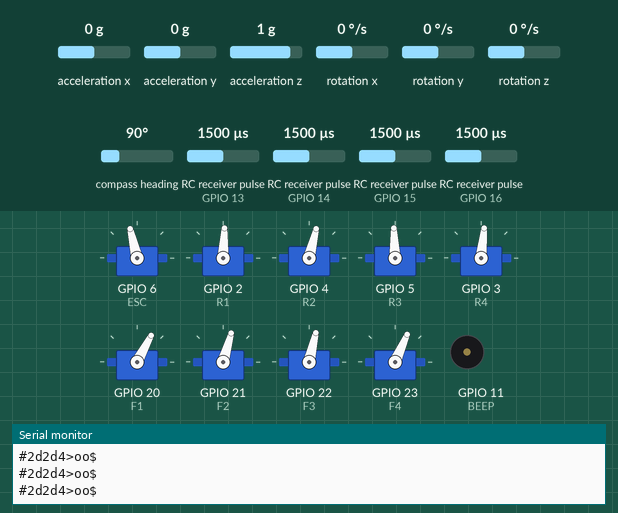
This sketch was run on a simulated ESP32-S3. Shown: 9 × servo, buzzer (waves = sounding, pin HIGH), the last lines printed to the serial monitor. Wiring (inferred from the names in the program): 4 × RC receiver channel: data GPIO 13 / data GPIO 14 / data GPIO 15 / data GPIO 16. Inputs (shaded band) come from the test bench; at power-on: acceleration x 0 g, acceleration y 0 g, RC receiver pulse (sensors on GPIO 15, GPIO 13, GPIO 14, GPIO 16) 1500 µs, acceleration z 1 g, rotation x 0 °/s, rotation y 0 °/s, rotation z 0 °/s, compass heading 90°.

Above: at 1.3 s.
1.4 s: acceleration x set to -1.4 g
At 2.6 s:
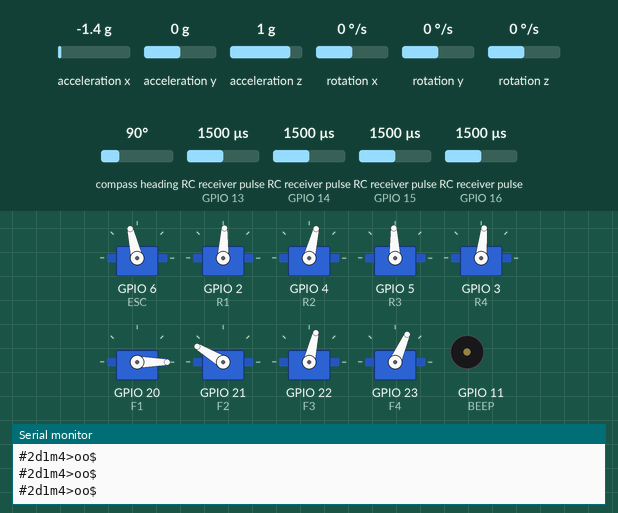
2.9 s: acceleration y set to -1.4 g
At 3.8 s:
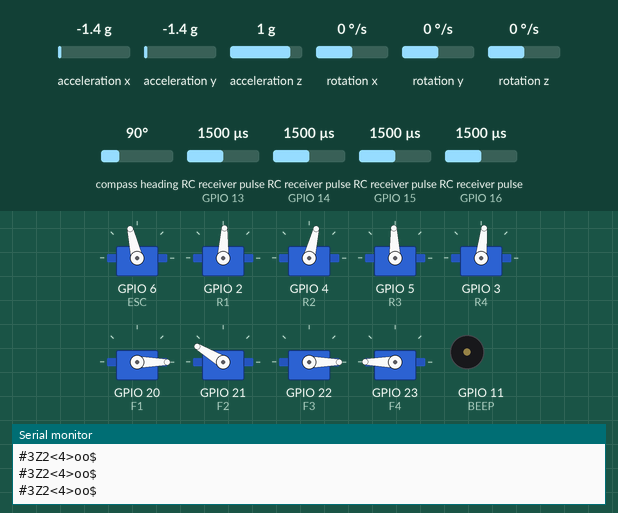
4.4 s: RC receiver pulse (sensor on GPIO 15) set to 1020 µs
At 4.9 s:
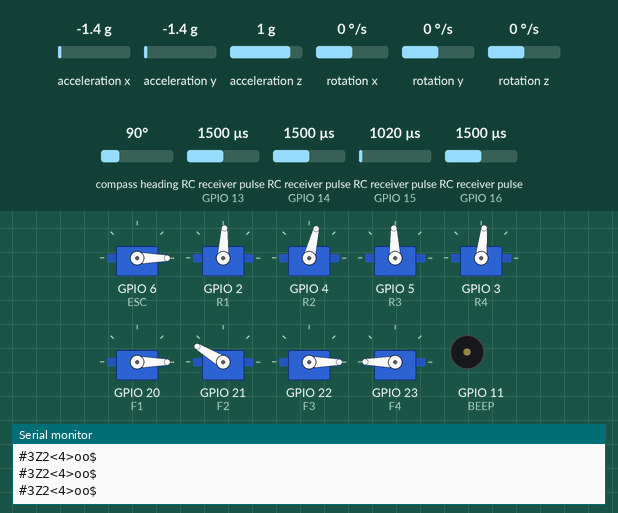
5.9 s: acceleration x set to 0 g
At 7.1 s:
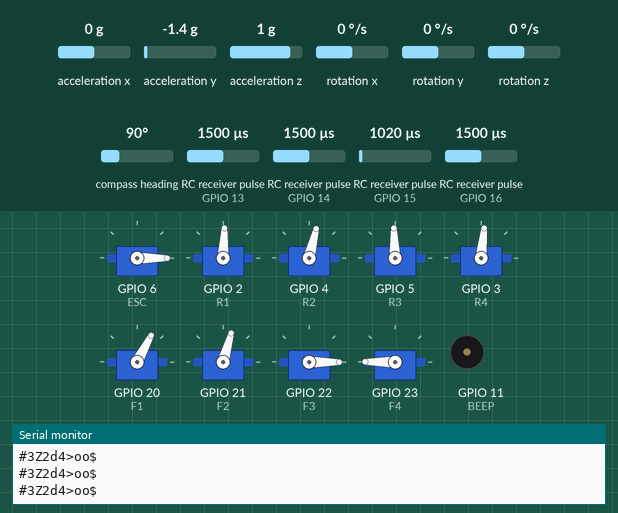
7.4 s: acceleration y set to 0.8 g
At 8.0 s:
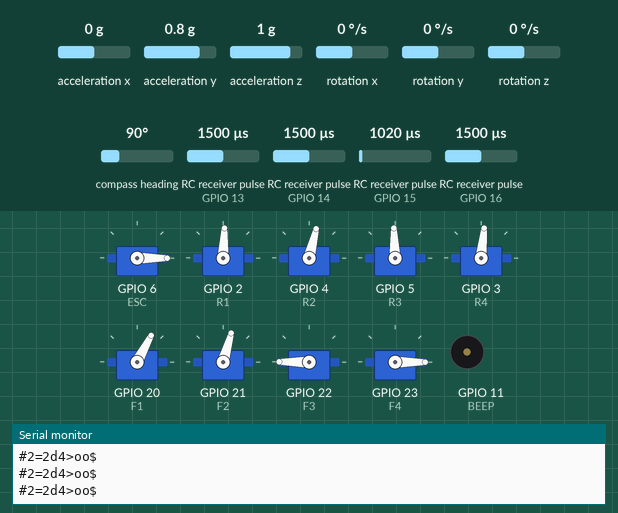
8.9 s: RC receiver pulse (sensor on GPIO 15) set to 1250 µs
At 9.6 s:
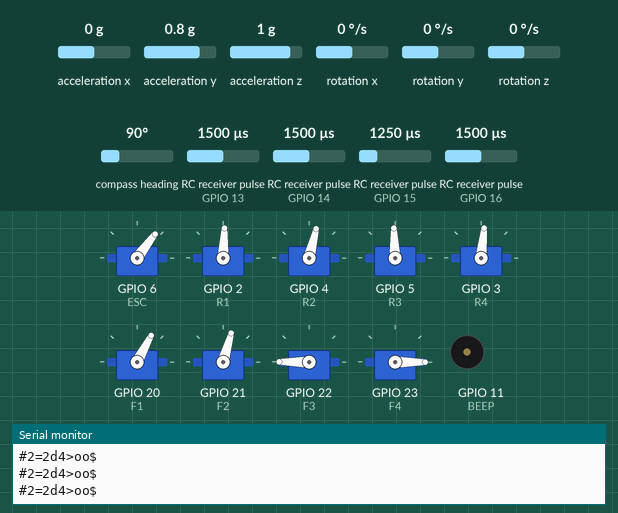
Timing chart, 0 to 11.4 s (numbered marks = the images above; inputs shaded):
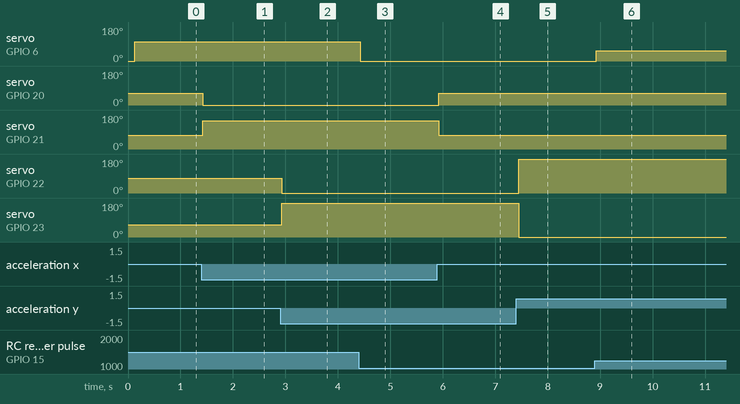

Measured:
- after the input at 1.4 s, servo on GPIO 20 (F1): 62° → 0° at once; servo on GPIO 21 (F2): 74° → 149° at once
- after the input at 2.9 s, servo on GPIO 22 (F3): 77° → 0° at once; servo on GPIO 23 (F4): 66° → 180° at once
- after the input at 4.4 s, servo on GPIO 6 (ESC): 103° → 0° at once
- after the input at 5.9 s, servo on GPIO 20 (F1): 0° → 62° at once; servo on GPIO 21 (F2): 149° → 74° at once
- after the input at 7.4 s, servo on GPIO 22 (F3): 0° → 180° after 0.05 s; servo on GPIO 23 (F4): 180° → 0° after 0.05 s
- after the input at 8.9 s, servo on GPIO 6 (ESC): 0° → 53° at once

The sketch:

Flight_Computer.ino
```cpp
#include<Servo.h>

#include <Wire.h>
#include <Adafruit_Sensor.h>
#include <Adafruit_BNO055.h>
#include <utility/imumaths.h>

#define BNO055_SAMPLERATE_DELAY_MS (10)

#define BEEP 11
#define HWS Serial
// ************** CDH
String s1, s2, s3, s4;
char Str1[3] = "X";
char Str2[3] = "Y";
char Str3[3] = "Z";
char Str4[3] = "B";
int Buttons; //Digital Buttons
int x = 4095;
int y = 4095;
int z = 4095;
int btn = 0;
int la = 4095;
int lo = 4095;
int al = 4095;

int X, Y, Z; //Analog
boolean buttons[10];
boolean flag = 0;
//****************

Adafruit_BNO055 bno = Adafruit_BNO055(55);

boolean state;

Servo F1, F2, F3, F4, R1, R2, R3, R4, ESC;

short rcPin[] = {13, 14, 15, 16};

void setup()
{
  Serial.begin(115200);

  ESC.attach(6, 900, 2200);
  ESC.writeMicroseconds(900);
  R1.attach(2, 750, 2200); //1450
  R2.attach(4, 750, 2200); //1360
  R3.attach(5, 750, 2200); //1490
  R4.attach(3, 750, 2200); //1430 -550 to + 550
  F1.attach(20, 750, 2200);
  F2.attach(21, 750, 2200);
  F3.attach(22, 750, 2200);
  F4.attach(23, 750, 2200);

  R1.writeMicroseconds(1450);
  R2.writeMicroseconds(1360);
  R3.writeMicroseconds(1490);
  R4.writeMicroseconds(1430);

  F1.writeMicroseconds(1250); //1250
  F2.writeMicroseconds(1350); //1350
  F3.writeMicroseconds(1370); //1350
  F4.writeMicroseconds(1280); //1280
  delay(100);

  pinMode(13, INPUT);
  pinMode(14, INPUT);
  pinMode(15, INPUT);
  pinMode(16, INPUT);

  pinMode(BEEP, OUTPUT);
  /* Initialise the sensor */
  if (!bno.begin())
  {
    while (!bno.begin())
    {
      digitalWrite(BEEP, state);
      state = !state;
      delay(500);
    }
    digitalWrite(BEEP, 1);
    delay(200);
    digitalWrite(BEEP, 0);
  }
}

uint16_t ch[4], chMax[] = {1800, 1800, 1800, 1800}, chMin[] = {1100, 1100, 1100, 1100};
uint16_t SPD = 900;

int roll, pitch, yaw;
float PIDroll, I_roll, D_roll, p_roll, rkp = 24.02, rki, rkd = 0;
float PIDpitch, I_pitch, D_pitch, p_pitch, pkp = 24.02, pki, pkd = 0;
float PIDyaw, I_yaw, D_yaw, p_yaw, ykp = 50.2, yki = 0.2, ykd = 3;
float PID, P, I, D, kp, ki, kd, p_P;
uint32_t t, p_t, dt, slp;

int a, b, c;
int np, nr;
boolean rcflag;
void loop()
{
  t = millis();
  dt = t - p_t;
  p_t = t; //time

  uint8_t sys, gyro, accel, mag = 0;
  bno.getCalibration(&sys, &gyro, &accel, &mag);
  imu::Vector<3> euler = bno.getVector(Adafruit_BNO055::VECTOR_EULER);
  imu::Vector<3> GY = bno.getVector(Adafruit_BNO055::VECTOR_GYROSCOPE);

  if (1)
  {
    x = (euler.z() + 180);//roll
    y = (euler.y() + 180);//pitch
    z = (euler.x() + 180);//yaw

    digitalWrite(BEEP, 0);
    roll = euler.z();  // roll
    pitch = euler.y(); // pitch
    yaw = euler.x() - 180;
    P = GY.z();
  }
  else
  {
    ESC.writeMicroseconds(900);
    state = !state;
    digitalWrite(BEEP, state);
  }

  for (short i = 0; i < 4; i++)
  {
    ch[i] = pulseIn(rcPin[i], HIGH, 20000);
    if (ch[i] > 800)
    {
      chMin[i] = chMin[i] > ch[i] ? ch[i] : chMin[i];
      chMax[i] = chMax[i] < ch[i] ? ch[i] : chMax[i];
    }
  }

  if (ch[0] > 0)
  {
    SPD = map(ch[2], chMin[2], chMax[2], 900, 2200);
    rcflag = 1;
  }
  else
  {
    SPD = 900;
    //rcflag = 0;

  }

  I += P;
  D = P - p_P;
  PID = P * 85 + I * 0.021 * dt + 10 * D / dt;
  p_P = P;


  D_roll = roll - p_roll;
  I_roll += roll;
  PIDroll = 30 * roll + rki * I_roll + 0.21 * D_roll / dt;
  p_roll = roll;

  D_pitch = pitch - p_pitch;
  I_pitch += pitch;
  PIDpitch = 30 * pitch + pki * I_pitch + 0.2 * D_pitch / dt;
  p_pitch = pitch;

  D_yaw = yaw - p_yaw;
  I_yaw += yaw;
  PIDyaw = 0 * yaw + 0.02 * I_yaw + 0.01 * D_yaw / dt;
  p_yaw = yaw;

  PIDyaw = PIDyaw > 200 ? 200 : PIDyaw;
  PIDyaw = PIDyaw < -200 ? -200 : PIDyaw;

/*
 * IMU is placed 45 Degree ie aprox 0.7854 rad rotated about z axis(yaw).
 * nr and np are new rotated readings roll and pitch respectively
*/
  np = roll * cos(0.7854) - pitch * cos(0.7854);
  nr = roll * sin(0.7854) + pitch * sin(0.7854);

  float PIDnroll = 20 * nr;
  float PIDnpitch = 20 * np;

  a = PID;
  b = PIDpitch ;
  c = PIDroll ;

  a = a > 600 ? 600 : a;
  a = a < -600 ? -600 : a;

  b = b > 600 ? 600 : b;
  b = b < -600 ? -600 : b;

  int zang = map(ch[0], chMin[0], chMax[0], -400, 400);
  int yang = map(ch[1], chMin[1], chMax[1], -400, 400);
  int xang = map(ch[3], chMin[3], chMax[3], -400, 400);

  int p = a - PIDyaw * 0;

  //  R1.writeMicroseconds(1450 - PIDpitch * 0  + p + xang);
  //  R3.writeMicroseconds(1490 + PIDpitch * 0  + p - xang);
  //  R2.writeMicroseconds(1360 + PIDroll * 0 + p + yang);
  //  R4.writeMicroseconds(1430 - PIDroll + p - yang);
  R1.writeMicroseconds(1450 + a);
  R3.writeMicroseconds(1490 + a);
  R2.writeMicroseconds(1360 + a);
  R4.writeMicroseconds(1430 + a);

  //  R1.writeMicroseconds(1450 - PIDnroll + p + xang);
  //  R3.writeMicroseconds(1490 + PIDnroll + p - xang);
  //  R2.writeMicroseconds(1360 + PIDnpitch + p + yang);
  //  R4.writeMicroseconds(1430 - PIDnpitch + p - yang);
  //

  F1.writeMicroseconds(1250 + b); //1250
  F2.writeMicroseconds(1350 - b); //1350
  F3.writeMicroseconds(1370 - c); //1350
  F4.writeMicroseconds(1280 + c); //1280


  ESC.writeMicroseconds(SPD);

  //  Serial.print(b);  Serial.print(" c");
  //  Serial.print(c);  Serial.print(" ");
  //  Serial.print(roll);  Serial.print(" ");
  //  Serial.print(pitch);  Serial.print(" ");
  //
  if ((millis() - slp) > 100)
  {
    sendPacket();
    slp = millis();
  }
  //  Serial.println();

}


void printRC()
{
  Serial.print(ch[0]);  Serial.print(" ");
  Serial.print(ch[1]);  Serial.print(" ");
  Serial.print(ch[2]);  Serial.print(" ");
  Serial.print(ch[3]);  Serial.print(" | ");
  Serial.print(chMax[0]);  Serial.print(" ");
  Serial.print(chMax[1]);  Serial.print(" ");
  Serial.print(chMax[2]);  Serial.print(" ");
  Serial.print(chMax[3]);  Serial.print(" | ");
  Serial.print(chMin[0]);  Serial.print(" ");
  Serial.print(chMin[1]);  Serial.print(" ");
  Serial.print(chMin[2]);  Serial.print(" ");
  Serial.print(chMin[3]);;
}
```

CDH.ino
```cpp
/*
 * Communication protocol to be added
 * command and data handling
*/
```

make_packet.ino
```cpp
char Packet[12] = "";
short butn[12] = {
  1, 1, 1, 1, 1, 1, 1, 1, 1, 1, 1, 1
};

void sendPacket()
{
  btn = 0;
  btn += butn[11];
  btn += butn[10] * (2);
  btn += butn[9] * (4);
  btn += butn[8] * (8);
  btn += butn[7] * (16);
  btn += butn[6] * (32);
  btn += butn[5] * (64);
  btn += butn[4] * (128);
  btn += butn[3] * (256);
  btn += butn[2] * (512);
  btn += butn[1] * (1024);
  btn += butn[0] * (2048);
  Packet[0] = '#';

  Packet[1] = (x >> 6) % 64 + 48;
  Packet[2] = (x % 64) + 48;
  Packet[3] = (y >> 6) % 64 + 48;
  Packet[4] = (y % 64) + 48;
  Packet[5] = (z >> 6) % 64 + 48;
  Packet[6] = (z % 64) + 48;
  Packet[7] = (btn >> 6) % 64 + 48;
  Packet[8] = (btn % 64) + 48;

  Packet[9] = '$';
  for (int pu = 0; pu < 10; pu++)
  {
    HWS.print(Packet[pu]);
    delay(2);
  }
  HWS.println();
}
```
